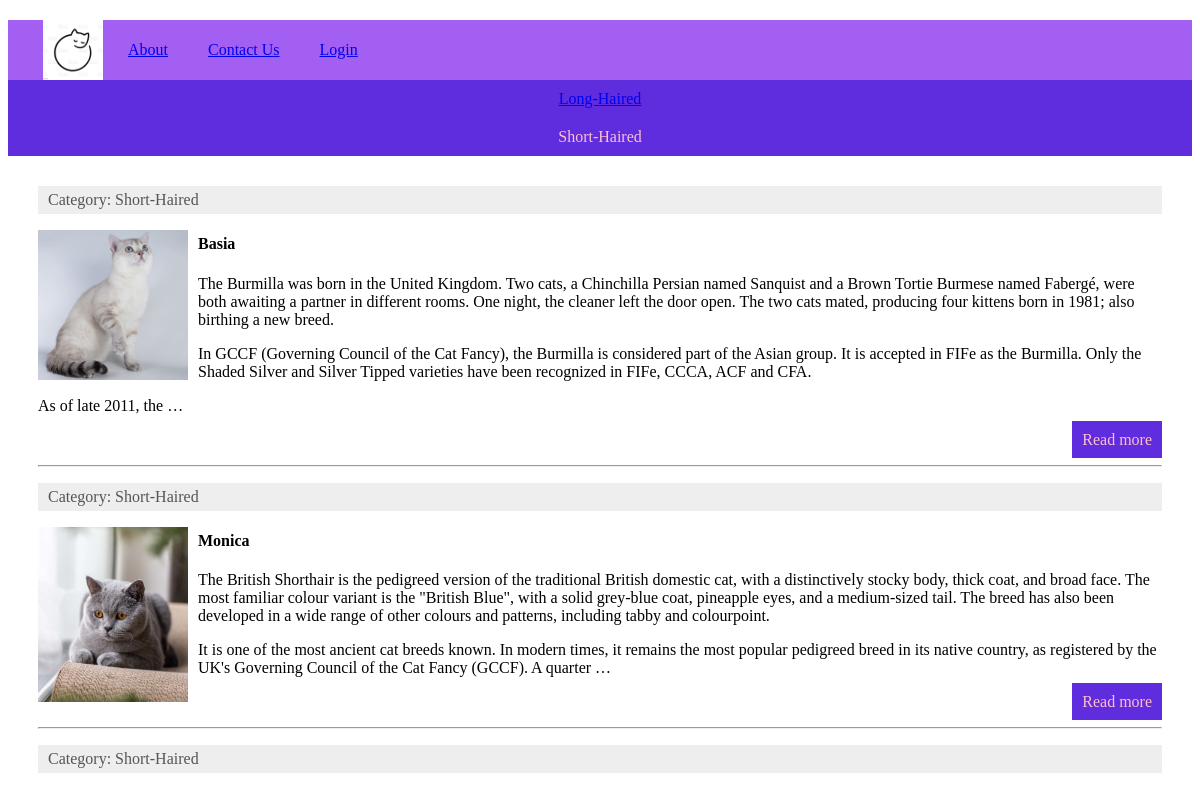
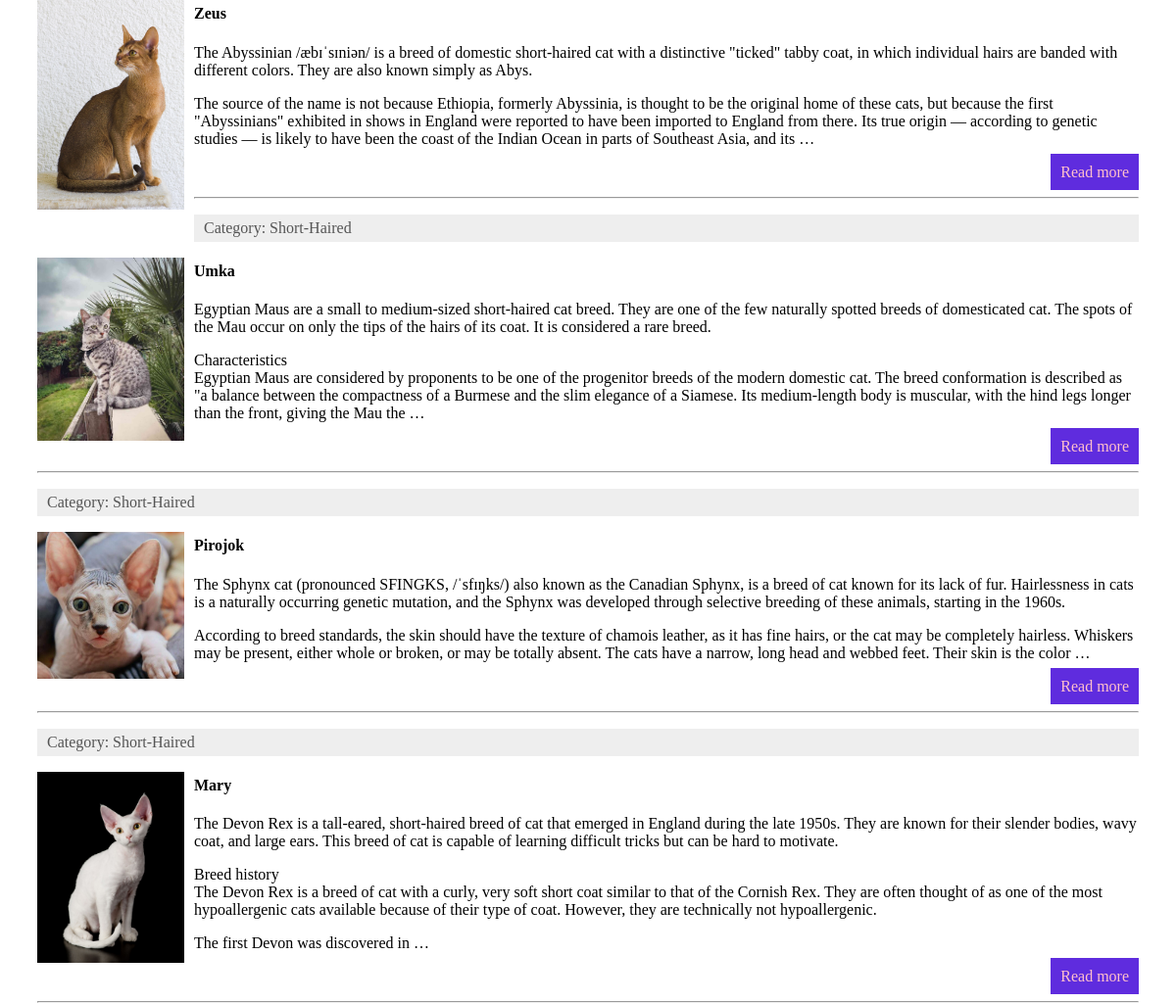
Page /category/short-haired/ on the committed database (2 pictures, top to bottom).
### cats/models.py (models this page shows, shortened)
class Menu(models.Model):
    title = models.CharField(max_length=100, db_index=True, verbose_name='Menu')
    url_name = models.CharField(max_length=100, db_index=True, verbose_name='url_name')
    class Meta:
        verbose_name = 'Menu'
        verbose_name_plural = 'Menu'
        ordering = ['id']

class Category(models.Model):
    name = models.CharField(max_length=100, db_index=True, verbose_name='Category')
    slug = models.SlugField(max_length=255, unique=True, db_index=True, verbose_name='URL')
    def __str__(self):
        return self.name
    def get_absolute_url(self):
        return reverse('category', kwargs={'cat_slug': self.slug})
    class Meta:
        verbose_name = 'Category'
        verbose_name_plural = 'Categories'
        ordering = ['id']

class Cats(models.Model):
    title = models.CharField(max_length=225, verbose_name='Name')
    slug = models.SlugField(max_length=255, unique=True, db_index=True, verbose_name='URL')
    content = models.TextField(blank=True)
    photo = models.ImageField(upload_to="photos")
    time_create = models.DateTimeField(auto_now_add=True)
    time_update = models.DateTimeField(auto_now=True)
    is_published = models.BooleanField(default=True)
    cat = models.ForeignKey('Category', on_delete=models.PROTECT)
    def get_absolute_url(self):
        return reverse('post', kwargs={'post_slug': self.slug})
    class Meta:
        verbose_name = 'Cats'
        verbose_name_plural = 'Our cats'
        ordering = ['-time_create', 'title']

### cats/views.py (the view)
# urls.py: path('category/<slug:cat_slug>/', ShowCategory.as_view(), name='category')
class ShowCategory(DataMixin, ListView):
    model = Cats
    template_name = 'cats/for_view.html'
    context_object_name = 'posts'
    allow_empty = False   # to generate 404 when index doesn't exist
    def get_queryset(self):
        return Cats.objects.filter(cat__slug=self.kwargs['cat_slug'], is_published=True)
    def get_context_data(self, *, object_list=None, **kwargs):
        context = super().get_context_data(**kwargs)
        c_def = self.get_user_context(title=str(context['posts'][0].cat), cat_selected=context['posts'][0].cat_id)
        return dict(list(context.items()) + list(c_def.items()))

### cats/templatetags/cats_tags.py (called while the page is built)
@register.simple_tag(name='getcats')
def get_categories(filter=None):
    if not filter:
        return Category.objects.all()
    else:
        return Category.objects.filter(pk=filter)

@register.inclusion_tag('cats/list_categories.html')
def show_categories(sort=None, cat_selected=0):
    if not sort:
        cats = Category.objects.all()
    else:
        cats = Category.objects.order_by(sort)
    return {'cats': cats, 'cat_selected': cat_selected}

### cats/utils.py (called while the page is built)
    def get_user_context(self, **kwargs):
        context = kwargs
        cats = Category.objects.all()
        menu = list(Menu.objects.all())
        user_menu = menu.copy()
        if not self.request.user.is_authenticated:
            user_menu.pop(1)
        context['menu'] = user_menu
        context['cats'] = cats
        if 'cat_selected' not in context:
            context['cat_selected'] = 0
        return context

### cats/templates/cats/for_view.html
{% extends 'cats/base.html' %}
{% load cats_tags %}
{% block content %}
<div class="main-div">
{% for p in posts %}
    <p class="category">Category: {{ p.cat }}</p>
    {% if p.photo %}
    <p><img class="img-article-left thumb" src="{{p.photo.url}}" alt=""></p>
    {% endif %}
    <h4>{{ p.title }}</h4>
    <div>
        <p>{{ p.content|linebreaks|truncatewords:100 }}</p>
        <p class="link-read-post"><a href="{{ p.get_absolute_url }}">Read more</a></p>
        <hr>
    </div>
    {% endfor %}
</div>
{% endblock %}

### cats/templates/cats/base.html (shortened to what this page needs)
{% load static %}
{% load cats_tags %}
<!DOCTYPE html>
<html lang="en">
<head>
    <link type="text/css" href="{% static 'cats/css/styles.css' %}" rel="stylesheet" />
</head>
<body>
    {% block mainmenu %}
	<div class="header">
        <div id="mainmenu" class="mainmenu">
                <a href="{% url 'home' %}"><div class="logo"></div></a>
{% for m in menu %}
       <div class="menu-items">
            <a href="{% url m.url_name %}">{{m.title}}</a>
       </div>
{% endfor %}
        </div>
</div>
    {% endblock mainmenu %}
<div>
    {% for c in cats %}
        {% if c.pk == cat_selected %}
            <div class="box selected">{{c.name}}</div>
        {% else %}
    <div class="box">
            <a href="{{c.get_absolute_url }}">{{c.name}}</a>
        </div>
        {% endif %}
    {% endfor %}
</div>
    {% block content %}
    {% endblock %}
</body>
</html>

### cats/static/cats/css/styles.css (style rules this page uses)
html, body { font-family: 'Georgia'; height: 100%; }
.main-div { margin: 30px; }
.header { background: #a35ef2; height: 60px; }
.logo { background: url('../images/logocat.jpg') no-repeat 15px; background-size: contain; width: 70px; height: 60px; padding-right: 10px; }
.mainmenu { display: flex; align-items: center; color: white; margin: 20px; }
.menu-items { margin: 20px; }
p.link-read-post { text-align: right; }
p.link-read-post a { padding: 10px; min-width: 100px; background: #5f2cde; color: pink; text-decoration: none; }
.box { background: #5f2cde; display: grid; padding: 10px; justify-content: center; color: pink; }
.category { background: #eee; padding: 5px 10px 5px 10px; box-sizing: border-box; overflow: hidden; color: #555; }
img { max-width: 600px; height: auto; }
img.img-article-left { max-width: 300px; height: auto; float: left; padding: 0 10px 10px 0; }
img.img-article-left.thumb { max-width: 150px; height: auto; }

### rows in the picture
Menu: title "About"
Menu: title "Contact Us"
Menu: title "Login"
Category: name "Long-Haired"
Category: name "Short-Haired"
Cats: cat "Short-Haired", photo (picture), title "Basia", content "The Burmilla was born in the United Kingdom. Two cats, a Chinchilla Persian named Sanquist and a Brown Tortie Burmese named Fabergé, were both awaiting a partner in different rooms. One night, the cleaner left the door open. The two cats mated, producing four kittens born in 1981; also birthing a new breed. In GCCF (Governing Council of the Cat Fancy), the Burmilla is considered part of the Asian group. It is accepted in FIFe as the Burmilla. Only the Shaded Silver and Silver Tipped varieties have been recognized in FIFe, CCCA, ACF and CFA. As of late 2011, the …"
Cats: cat "Short-Haired", photo (picture), title "Monica", content "The British Shorthair is the pedigreed version of the traditional British domestic cat, with a distinctively stocky body, thick coat, and broad face. The most familiar colour variant is the \"British Blue\", with a solid grey-blue coat, pineapple eyes, and a medium-sized tail. The breed has also been developed in a wide range of other colours and patterns, including tabby and colourpoint. It is one of the most ancient cat breeds known. In modern times, it remains the most popular pedigreed breed in its native country, as registered by the UK's Governing Council of the Cat Fancy (GCCF). A quarter …"
Cats: cat "Short-Haired", photo (picture), title "Zeus", content "The Abyssinian /æbɪˈsɪniən/ is a breed of domestic short-haired cat with a distinctive \"ticked\" tabby coat, in which individual hairs are banded with different colors. They are also known simply as Abys. The source of the name is not because Ethiopia, formerly Abyssinia, is thought to be the original home of these cats, but because the first \"Abyssinians\" exhibited in shows in England were reported to have been imported to England from there. Its true origin — according to genetic studies — is likely to have been the coast of the Indian Ocean in parts of Southeast Asia, and its …"
Cats: cat "Short-Haired", photo (picture), title "Umka", content "Egyptian Maus are a small to medium-sized short-haired cat breed. They are one of the few naturally spotted breeds of domesticated cat. The spots of the Mau occur on only the tips of the hairs of its coat. It is considered a rare breed. Characteristics Egyptian Maus are considered by proponents to be one of the progenitor breeds of the modern domestic cat. The breed conformation is described as \"a balance between the compactness of a Burmese and the slim elegance of a Siamese. Its medium-length body is muscular, with the hind legs longer than the front, giving the Mau the …"
Cats: cat "Short-Haired", photo (picture), title "Pirojok", content "The Sphynx cat (pronounced SFINGKS, /ˈsfɪŋks/) also known as the Canadian Sphynx, is a breed of cat known for its lack of fur. Hairlessness in cats is a naturally occurring genetic mutation, and the Sphynx was developed through selective breeding of these animals, starting in the 1960s. According to breed standards, the skin should have the texture of chamois leather, as it has fine hairs, or the cat may be completely hairless. Whiskers may be present, either whole or broken, or may be totally absent. The cats have a narrow, long head and webbed feet. Their skin is the color …"
Cats: cat "Short-Haired", photo (picture), title "Mary", content "The Devon Rex is a tall-eared, short-haired breed of cat that emerged in England during the late 1950s. They are known for their slender bodies, wavy coat, and large ears. This breed of cat is capable of learning difficult tricks but can be hard to motivate. Breed history The Devon Rex is a breed of cat with a curly, very soft short coat similar to that of the Cornish Rex. They are often thought of as one of the most hypoallergenic cats available because of their type of coat. However, they are technically not hypoallergenic. The first Devon was discovered in …"
